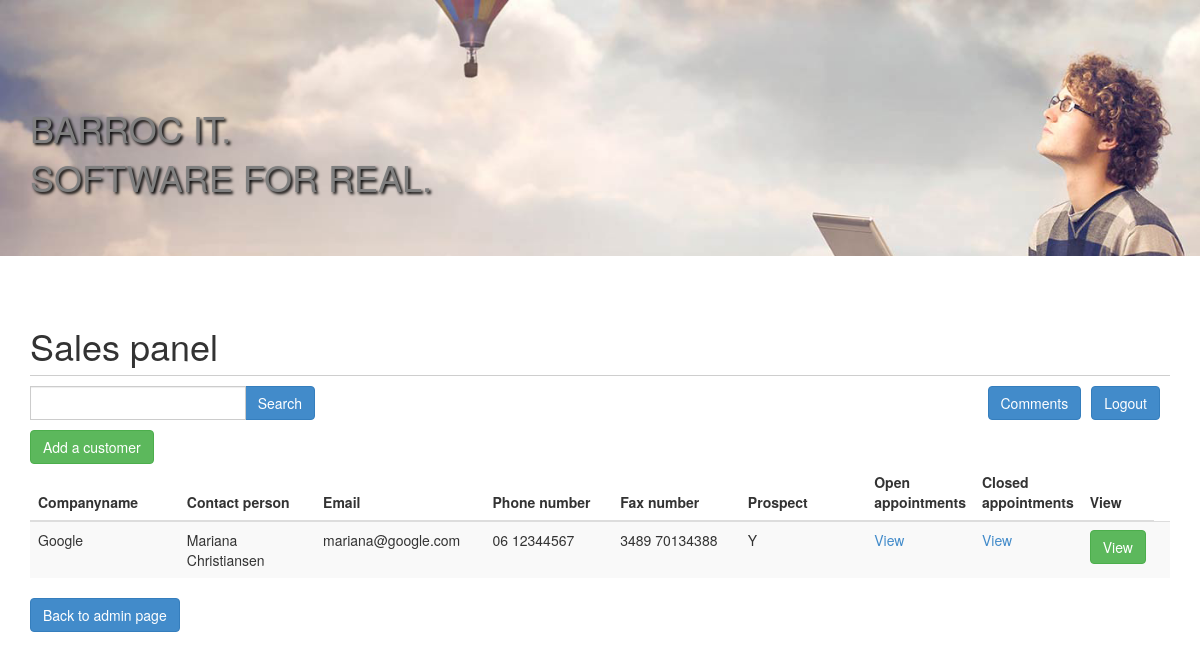
Screenshot of /sales.php (signed in) with the database file from the repository.
### tables this page shows
CREATE TABLE IF NOT EXISTS `customers` (
  `CustomerNR` int(10) NOT NULL AUTO_INCREMENT,
  `CompanyName` varchar(60) NOT NULL,
  `Address` varchar(60) NOT NULL,
  `Zipcode` varchar(60) NOT NULL,
  `Residence` varchar(60) NOT NULL,
  `ContactPerson` varchar(60) NOT NULL,
  `Initials` varchar(11) NOT NULL,
  `TelephoneNumber` varchar(60) NOT NULL,
  `FaxNumber` varchar(50) NOT NULL,
  `Email` varchar(60) NOT NULL,
  `BankaccountNr` varchar(60) NOT NULL,
  `Credit` varchar(20) NOT NULL DEFAULT '0',
  `NumberOfInvoices` int(20) NOT NULL,
  `RevenueAmount` varchar(60) NOT NULL,
  `Limit` int(20) NOT NULL,
  `LedgerAccount` varchar(60) NOT NULL,
  `BKR` enum('Y','N') NOT NULL DEFAULT 'N',
  `OfferNumbers` int(20) NOT NULL,
  `OfferStatus` varchar(20) NOT NULL,
  `Prospect` enum('Y','N') NOT NULL DEFAULT 'Y',
  `DateOfAction` int(12) NOT NULL,
  `LastContactDate` int(12) NOT NULL,
  `NextAction` int(12) NOT NULL,
  `SalePercentage` varchar(30) NOT NULL,
  `CreditWorthy` enum('Y','N') NOT NULL DEFAULT 'N',
  `OpenProjects` int(20) NOT NULL,
  `Applications` varchar(60) NOT NULL,
  `InternalContactPerson` varchar(60) NOT NULL,
  PRIMARY KEY (`CustomerNR`,`CompanyName`)
);

### sales.php (called while the page is built, shortened)
<?php
	require "includes/header.php";
	$custQuery = $db->select("SELECT * FROM customers");
	require "views/sales.view.php";
	require "includes/footer.php";
?>

### lib/Database.php (called while the page is built, shortened)
<?php
	class Database {
		private $con;
		public function __construct($host, $dbname, $user, $pass) {
			$this->host = $host;
			$this->dbname = $dbname;
			$this->user = $user;
			$this->pass = $pass;
			try {
				$this->con = new PDO("mysql:host=".$this->host.";dbname=".$this->dbname, $this->user, $this->pass);
				$this->con->setAttribute(PDO::ATTR_ERRMODE, PDO::ERRMODE_EXCEPTION);
			} catch (PDOException $e) {
				$this->error = $e->getMessage();
				return $this->error;
			}
		}
		public function select($query, $bind = null) {
			$this->stmt = $this->con->prepare($query);
			if ($bind) {
				$this->stmt->execute($bind);
			} else {
				$this->stmt->execute();
			}
			return $this->stmt->fetchAll(PDO::FETCH_OBJ);
		}
	}
?>

### views/sales.view.php (the view, shortened to what this page needs)
<div class="panel-text">
    <h1>Sales panel</h1>
</div>
<div class='float_btn'>
	<a class='btn btn-primary' href='<?= ROOT."/logout/"?>'>Logout</a>
</div>
<div class='float_btn'>
	<a class='btn btn-primary' href='<?= ROOT."/comments/"; ?>'>Comments</a>
</div>
<form action="<?= ROOT.'/search/' ?>" method="get" name="search" style="margin-bottom:10px;">
  <div class="input-group col-lg-3">
    <input id="search-bar" name="searchQuery" class="form-control">
    <span class="input-group-btn">
      <button id="search-button" type="submit" class="btn btn-primary" type="button">Search</button>
    </span>
  </div>
</form>
<?php if(!isset($_GET['cid'])) : ?>
	<a href="<?= ROOT ?>/sales/add/" class="btn btn-success">Add a customer</a>
<?php endif; ?>
<?php if(!isset($_GET['cid'])) { ?>
<table class='table table-striped'>
	<thead>
		<tr>
			<th class="col-sm-2">Companyname</th>
			<th class="col-sm-2">Contact person</th>
			<th class="col-sm-2">Email</th>
			<th class="col-sm-2">Phone number</th>
			<th class="col-sm-2">Fax number</th>
			<th class="col-sm-2">Prospect</th>
			<th class="col-sm-2">Open appointments</th>
			<th class="col-sm-2">Closed appointments</th>
			<th class="col-sm-2">View</th>
		</tr>
	</thead>
	<tbody>
<?php
	foreach ($custQuery as $row) {
		echo "<tr><td>";
		echo $row->CompanyName;
		echo "</td><td>";
		echo $row->ContactPerson;
		echo "</td><td>";
		echo $row->Email;
		echo "</td><td>";
		echo $row->TelephoneNumber;
		echo "</td><td>";
		echo $row->FaxNumber;
		echo "</td><td>";
		echo $row->Prospect;
		echo "</td><td>";
		echo "<a href=\"".ROOT."/sales/".$row->CustomerNR."/open/\">View</a>";
		echo "</td><td>";
		echo "<a href=\"".ROOT."/sales/".$row->CustomerNR."/closed/\">View</a>";
		echo "</td><td>";
		echo "<a href=\"".ROOT."/sales/";
		echo $row->CustomerNR."/\" class=\"btn btn-success\">View</a>";
		echo "</td><td></tr>";
	}
?>
	</tbody>
</table>
<?php } else {
    setMsg("Could not fetch customer data. Please try again later!", 3);
    header("location:".ROOT);
    die();
  }
?>
<?php if ($_SESSION['role'] == 1): ?>
<a href="<?= ROOT ?>/admin/" class="btn btn-primary" style="float:left;">Back to admin page</a>
<?php endif ?>

### assets/css/style.css (style rules this page uses)
* { margin: 0px; padding: 0px; }
.float_btn { float: right; margin-bottom:10px; margin-right: 10px; }
.panel-text { font-size: 36px; border-bottom:1px solid #cecece; position: relative; margin-bottom:10px; }

### rows the page displays
customers: CompanyName "Google", ContactPerson "Mariana Christiansen", Email "mariana@google.com", TelephoneNumber "06 12344567", FaxNumber "3489 70134388", Prospect "Y"
